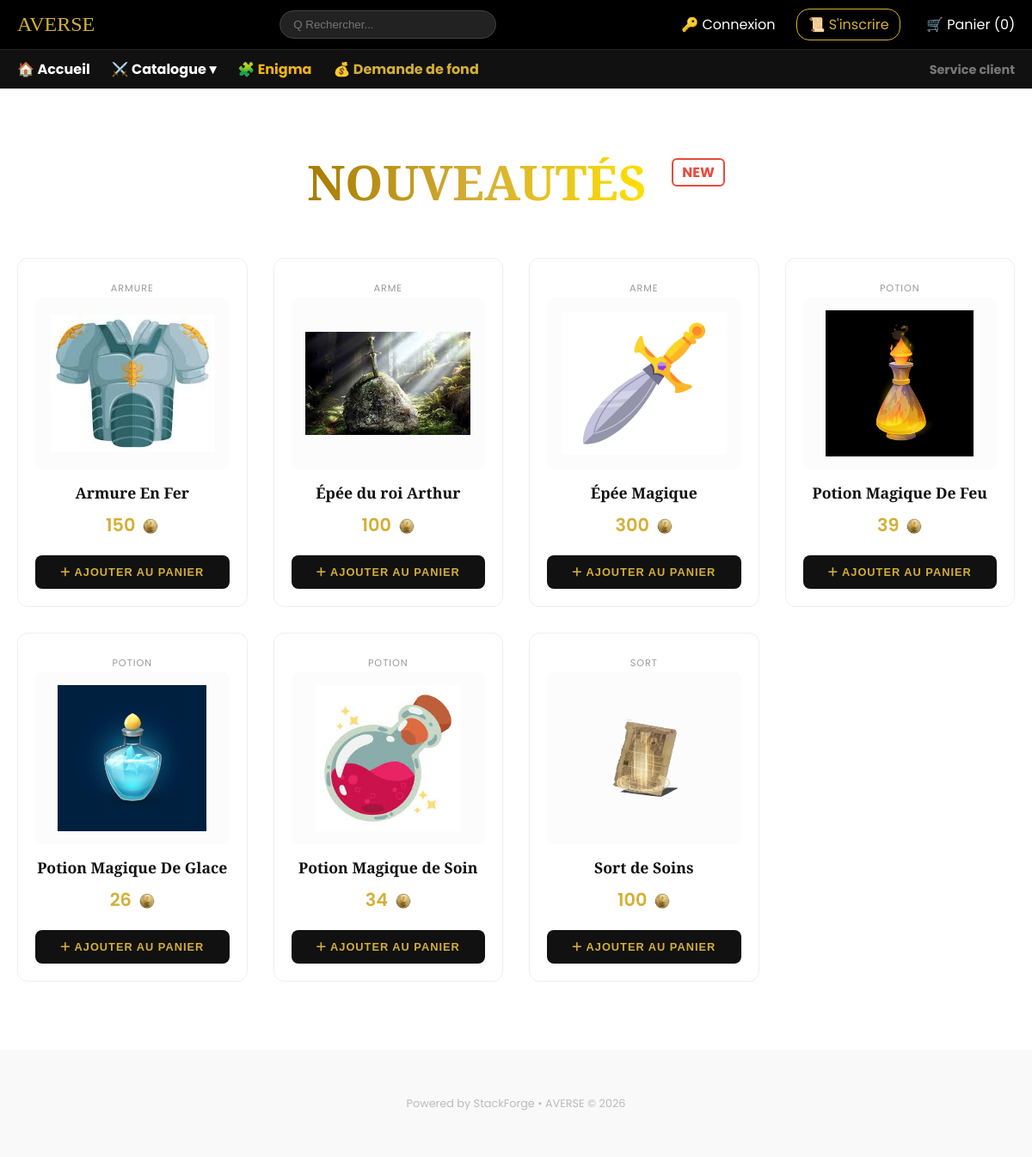
The page / on the database its author committed.
### tables this page shows
CREATE TABLE `Items` (
  `IdItem` int(11) NOT NULL,
  `Nom` varchar(45) NOT NULL,
  `Type` varchar(1) NOT NULL,
  `Prix` int(11) NOT NULL,
  `Description` varchar(300) NOT NULL,
  `image` varchar(300) DEFAULT NULL,
  `Rarete` int(11) DEFAULT 1
);

### index.php (the view, shortened to what this page needs)
<?php
require_once 'config.php';
$result = $connexion->query("CALL GetMarketItems(12, '', 'N')");
$items = $result->fetch_all(MYSQLI_ASSOC);
?>
<!DOCTYPE html>
<html lang="fr">
<head>
    <link rel="stylesheet" href="CSS/style.css">
    <link rel="stylesheet" href="https://cdnjs.cloudflare.com/ajax/libs/font-awesome/6.4.0/css/all.min.css">
    <link rel="stylesheet" href="styles/style.css">
</head>
<body>
<?php include_once 'template/header.php' ?>
<main>
    <div class="nouveaute-header">
        <h1 class="title-new">
            <span class="animated-text">Nouveautés</span>
            <span class="badge-new">NEW</span>
        </h1>
    </div>
    <section class="product-grid">
        <?php if (!empty($items)): ?>
            <?php foreach ($items as $index => $item): ?>
                <?php $isOutOfStock = ($item['Quantite'] <= 0); ?>
                <div class="product-card" style="animation-delay: <?= $index * 0.05 ?>s">
                    <a href="produit.php?id=<?= $item['IdItem'] ?>" style="text-decoration: none; color: inherit;">
                        <span class="product-type"><?= htmlspecialchars($item['NomType']) ?></span>
                        <div class="img-box" style="<?= $isOutOfStock ? 'filter: grayscale(1); opacity: 0.5;' : '' ?>">
                            <?php if (!empty($item['image'])): ?>
                                <img src="img/<?= htmlspecialchars($item['image']) ?>" alt="<?= htmlspecialchars($item['Nom']) ?>">
                            <?php else: ?>
                                <i class="fa-regular fa-image" style="font-size: 3rem; color: #eee;"></i>
                            <?php endif; ?>
                        </div>
                        <h3><?= htmlspecialchars($item['Nom']) ?></h3>
<div class="price">
    <?= number_format($item['Prix'], 0, '.', ' ') ?>
    <img src="img/gold.png" alt="Or" class="coin-icon-small">
                                                         </div>
                    </a>
                    <?php if ($isOutOfStock): ?>
                        <div class="stock-status">RUPTURE DE STOCK</div>
                        <button class="add-btn out-of-stock" disabled title="Cet article n'est plus en stock">
                            <i class="fa-solid fa-ban"></i> Indisponible
                        </button>
                    <?php else: ?>
                        <button class="add-btn" onclick="addToCart(<?= $item['IdItem'] ?>)">
                            <i class="fa-solid fa-plus"></i> Ajouter au panier
                        </button>
                    <?php endif; ?>
                </div>
            <?php endforeach; ?>
        <?php else: ?>
            <p style="text-align: center; grid-column: 1/-1; color: #999;">Aucun trésor n'est disponible pour le moment.</p>
        <?php endif; ?>
    </section> </main>
<footer>
    <p>Powered by StackForge • AVERSE © 2026</p>
</footer>
</body>
</html>

### template/header.php (shortened to what this page needs)
<link rel="stylesheet" href="styles/header.css">
<header>
    <nav class="top-nav">
        <div class="logo" style="font-family: 'Cinzel', serif; font-size: 1.5rem; color: #d4af37;">AVERSE</div>
        <form action="catalogue.php" method="GET" class="search-bar">
            <input type="text" name="search" placeholder="Q Rechercher..." value="<?= isset($_GET['search']) ? htmlspecialchars($_GET['search']) : '' ?>">
        </form>
        <div class="user-menu">
            <?php
            $user = @ $_SESSION['user'];
            if (isset($user)):
            ?>
            <div class="player-stats">
                <div class="hp-container" title="Points de Vie">
                    <div class="hp-bar" style="width: <?= $_SESSION['user']['PV'] ?>%;"></div>
                    <span class="hp-text"><?= $user['PV'] ?> HP</span>
                </div>
                <div class="rpg-currency-bar">
                    <div class="coin-item" title="Or">
                        <img src="./img/gold.png" alt="Or">
                        <span><?= $user['PieceOr'] ?></span>
                    </div>
                    <div class="coin-item" title="Argent">
                        <img src="./img/silver.png" alt="Argent">
                        <span><?= $user['PieceArgent'] ?></span>
                    </div>
                    <div class="coin-item" title="Bronze">
                        <img src="./img/bronze.png" alt="Bronze">
                        <span><?= $user['PieceBronze'] ?></span>
                    </div>
                </div>
            </div>
            <a href="inventaire.php" style="text-decoration:none; color: white; margin-right: 10px;">🛍️ <span class="hide-mobile">Inventaire</span></a>
            <div class="dropdown">
                <strong style="cursor:pointer; color: white;" onclick="toggleHeaderMenu(event, 'userDrop')">
                    👤 <?= htmlspecialchars($user['Alias']) ?> ▾
                </strong>
                <div id="userDrop" class="dropdown-content">
                    <a href="profil.php">👤 Mon Profil</a>
                    <?php if ($user['EstAdmin']): ?>
                        <a href="admin_enigmes.php" style="color: #d4af37 !important; border-top: 1px solid #333;">🛡️ Admin Panel</a>
                        <a href="admin_capital.php" class="btn-admin" style="color: #d4af37;">⚔️ Gérer les demandes de fonds</a>
                    <?php endif; ?>
                    <a href="logout.php">🚪 Déconnexion</a>
                </div>
            </div>
            <?php else: ?>
                <a href="login.php" class="user-link" style="color: white; text-decoration: none; margin-right: 10px;">🔑 Connexion</a>
                <a href="register.php" class="user-link" style="color: #d4af37; text-decoration: none; border: 1px solid #d4af37; padding: 5px 12px; border-radius: 15px;">📜 S'inscrire</a>
            <?php endif; ?>
            <a href="panier.php" id="cart-container">
                🛒 <span class="hide-mobile">Panier</span> (<span id="cart-count"><?= isset($_SESSION['cart']) ? array_sum($_SESSION['cart']) : 0 ?></span>)
            </a>
        </div>
    </nav>
    <nav class="sub-nav" style="background: #111; border-top: 1px solid #222;">
        <div class="links">
            <a href="index.php" style="color: white;">🏠 <span class="hide-mobile">Accueil</span></a>
            <div class="dropdown">
                <span style="cursor:pointer; color: white;" onclick="toggleHeaderMenu(event, 'catDrop')">
                    ⚔️ <span class="hide-mobile">Catalogue</span> ▾
                </span>
            </div>
            <a href="enigma.php" style="color: #f3b412;">🧩 <span class="hide-mobile">Enigma</span></a>
            <a href="profil_capital.php" style="color: #d4af37;">💰 <span class="hide-mobile">Demande de fond</span></a>
        </div>
        <div class="service-client">
            <a href="service_client.php" style="color: #777; font-size: 0.9rem;">Service client</a>
        </div>
    </nav>
</header>

### styles/style.css (style rules this page uses)
body { background-color: #ffffff; color: #333; font-family: 'Poppins', sans-serif; margin: 0; }
.nouveaute-header { text-align: center; margin: 80px 0 60px; animation: fadeIn 0.8s ease; }
.title-new { font-family: 'Cinzel', serif; font-size: 3.5rem; margin: 0; text-transform: uppercase; position: relative; display: inline-block; line-height: 1; }
.animated-text { background: linear-gradient(90deg, #a67c00 0%, #d4af37 25%, #ffdf00 50%, #d4af37 75%, #a67c00 100% ); background-size: 200% auto; color: #d4af37; background-clip: text; -webkit-background-clip: text; -webkit-text-fill-color: transparent; animation: shine-gold 4s linear infinite, pulse-grow 3s ease-in-out infinite; display: inline-block; }
.badge-new { color: #e74c3c; font-size: 1rem; vertical-align: top; border: 2px solid #e74c3c; padding: 3px 10px; border-radius: 6px; margin-left: 15px; font-family: 'Poppins', sans-serif; font-weight: bold; -webkit-text-fill-color: #e74c3c; position: relative; top: 10px; }
.product-grid { max-width: 1200px; margin: 0 auto 80px; display: grid; grid-template-columns: repeat(auto-fill, minmax(250px, 1fr)); gap: 30px; padding: 0 20px; }
.product-card { background: #fff; border: 1px solid #eee; border-radius: 12px; padding: 20px; text-align: center; transition: all 0.3s ease; display: flex; flex-direction: column; animation: slideUp 0.6s ease both; }
.img-box { width: 100%; height: 200px; background: #fcfcfc; border-radius: 8px; display: flex; align-items: center; justify-content: center; margin-bottom: 15px; overflow: hidden; }
.img-box img { max-width: 85%; max-height: 85%; object-fit: contain; transition: transform 0.5s ease; }
.product-card h3 { font-family: 'Cinzel', serif; font-size: 1.1rem; margin: 10px 0; color: #111; }
.product-type { font-size: 0.7rem; color: #999; text-transform: uppercase; letter-spacing: 1px; }
.price { font-size: 1.3rem; color: #d4af37; font-weight: 600; margin: 10px 0 20px; }
.add-btn { background: #111; color: #d4af37; border: none; padding: 12px; cursor: pointer; border-radius: 8px; font-weight: bold; font-size: 0.8rem; text-transform: uppercase; letter-spacing: 1px; transition: 0.3s; margin-top: auto; }
footer { text-align: center; padding: 40px; background: #f9f9f9; color: #bbb; font-size: 0.8rem; }
.coin-icon-small { width: 18px; height: 18px; vertical-align: middle; margin-left: 4px; object-fit: contain; }

### styles/header.css (style rules this page uses)
.top-nav, .sub-nav { display: flex; align-items: center; justify-content: space-between; padding: 10px 20px; flex-wrap: wrap; width: 100% !important; box-sizing: border-box; background-color: black; }
.search-bar input { padding: 8px 15px; border-radius: 20px; border: 1px solid #444; background: #222; color: white; width: 220px; transition: width 0.3s; outline: none; }
.sub-nav .links { display: flex !important; flex-direction: row !important; align-items: center !important; gap: 25px; }
.sub-nav a, .sub-nav span { text-decoration: none; font-weight: bold; white-space: nowrap; }
.dropdown { position: relative; display: inline-block; }
.user-menu { display: flex; align-items: center; gap: 15px; }
.user-link { transition: 0.3s; }
#cart-container { text-decoration: none; color: white; margin-left: 15px; display: inline-block; transition: transform 0.3s cubic-bezier(0.34, 1.56, 0.64, 1), color 0.2s ease; transform-origin: center center; will-change: transform; }

### rows shown on the page
items: NomType "ARMURE", image (picture), Nom "Armure En Fer", Prix "150"
items: NomType "ARME", image (picture), Nom "Épée du roi Arthur", Prix "100"
items: NomType "ARME", image (picture), Nom "Épée Magique", Prix "300"
items: NomType "POTION", image (picture), Nom "Potion Magique De Feu", Prix "39"
items: NomType "POTION", image (picture), Nom "Potion Magique De Glace", Prix "26"
items: NomType "POTION", image (picture), Nom "Potion Magique de Soin", Prix "34"
items: NomType "SORT", image (picture), Nom "Sort de Soins", Prix "100"
